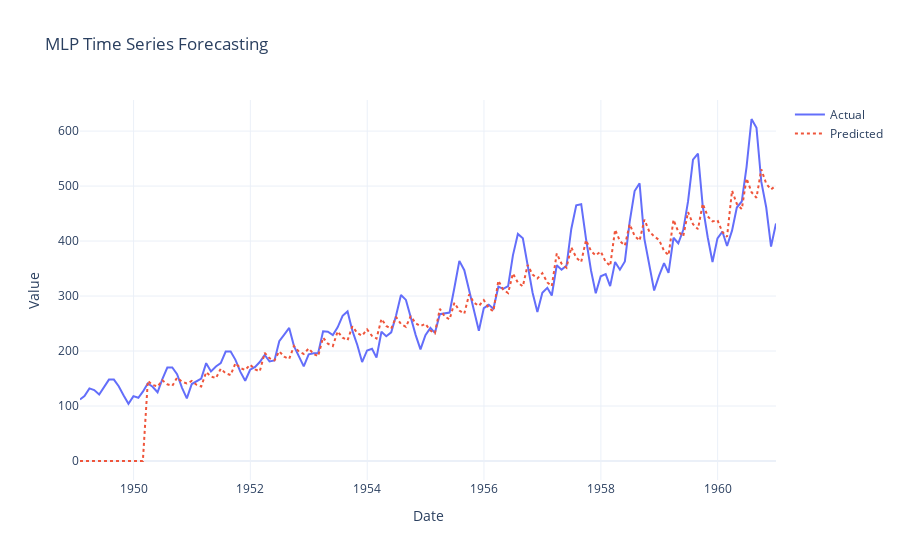

Write notebook code for a chart like this one.
### Code cell
import plotly.graph_objects as go
import torch

# Extract the target variable
x = df.y.values
model.eval()

# Initialize tensor for predictions
y_pred = torch.zeros(len(x))

# Perform iterative predictions
for idx in range(0, len(x) - in_features, window):
    x_input = torch.tensor(x[idx : idx + in_features], dtype=torch.float32).unsqueeze(
        0
    )  # Add batch dimension
    y_out = model(x_input).squeeze().detach()  # Run model & remove unnecessary dimensions

    # Ensure output fits within bounds
    end_idx = min(idx + in_features + out_features, len(y_pred))
    y_pred[idx + in_features : end_idx] = y_out[
        : end_idx - (idx + in_features)
    ]  # Assign predictions carefully

# Convert to NumPy for Plotly
x_values = df.ds.values  # Assuming 'ds' is the date column
y_actual = x  # Original values
y_pred = y_pred.numpy()

# Plotly visualization
fig = go.Figure()
fig.add_trace(go.Scatter(x=x_values, y=y_actual, mode="lines", name="Actual"))
fig.add_trace(
    go.Scatter(x=x_values, y=y_pred, mode="lines", name="Predicted", line=dict(dash="dot"))
)

fig.update_layout(
    title="MLP Time Series Forecasting",
    xaxis_title="Date",
    yaxis_title="Value",
    template="plotly_white",
)
fig.show()

### Figure 1 — Plotly figure (JSON) as saved in the notebook; plotly's stock layout.template omitted (floating-point values rounded to 4 significant figures; data arrays with more than 128 entries replaced by an {"elided": "..."} marker saying what was removed)
{"data": [{"mode": "lines", "name": "Actual", "type": "scatter", "x": {"elided": "144 str values"}, "y": {"elided": "144 int values"}}, {"line": {"dash": "dot"}, "mode": "lines", "name": "Predicted", "type": "scatter", "x": {"elided": "144 str values"}, "y": {"elided": "144 float values"}}], "layout": {"title": {"text": "MLP Time Series Forecasting"}, "xaxis": {"title": {"text": "Date"}}, "yaxis": {"title": {"text": "Value"}}}}
